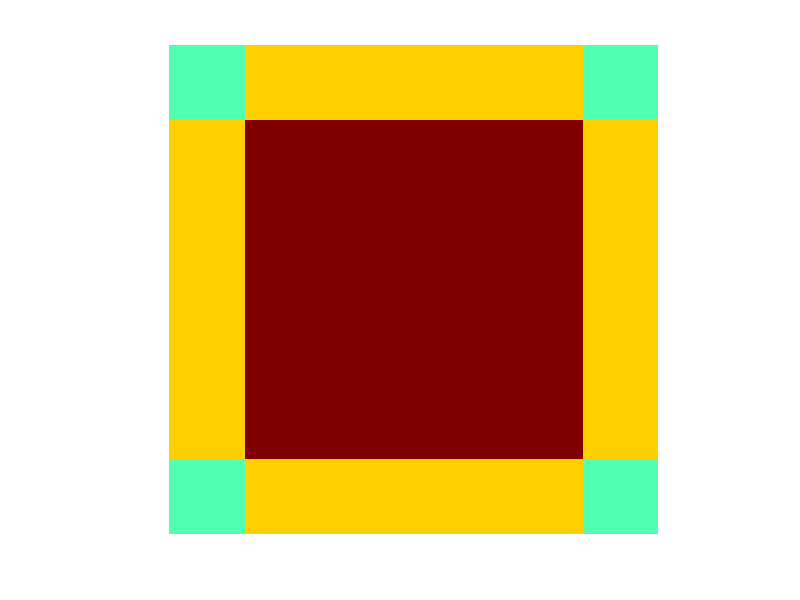

The MATLAB source for this figure: (Note: this script raises an error after producing the figure.)
clear all; close all; clc;

figure_id = 0;
cmap = colormap('jet');

save_folder = './effective_atrous';
mkdir(save_folder);

for atrous_rate = [10, 24, 40, 54]
figure_id = figure_id + 1;

kernel_height = 3;
kernel_width = 3;
addpath('~/workspace/export_fig')

kernel = cell(kernel_height, kernel_width);
for r = 1:kernel_height
    for c = 1:kernel_width
        kernel{r, c} = {-atrous_rate + (c-1) * atrous_rate, -atrous_rate + (r-1)*atrous_rate};
    end
end

height = 65;
width = 65;
output = zeros(height, width);

for r = 1:height
    for c = 1:width
        effective_weight = 0;
        for k_r = 1:kernel_height
            for k_c = 1:kernel_width
                if (r + kernel{k_r, k_c}{1} > 0 && r + kernel{k_r, k_c}{1} <= height && ...
                        c + kernel{k_r, k_c}{2} > 0 && c + kernel{k_r, k_c}{2} <= width)
                    effective_weight = effective_weight + 1;
                end
            end
        end
        output(r, c) = effective_weight;
    end
end

scale_value = floor(64 / (kernel_height * kernel_width));
output = uint8(output * scale_value);

figure(figure_id)
imshow(output, cmap);
set(gcf, 'Color', [1, 1, 1]);

fn = fullfile(save_folder, sprintf('rate%d_size%d.pdf', atrous_rate, height));
export_fig(fn)

end
